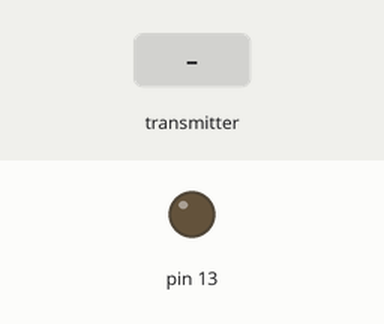
Bench run of a sketch on a simulated Arduino Uno, built with avr-gcc and run on an emulated ATmega328P. On the bench: output pins drawn as LEDs (lit = HIGH). The test bench sets the inputs (shaded band). No radio packets arrive unless stated; what the sketch prints to the serial monitor is not drawn.

Above: at 1.2 s.
1.3 s: the transmitter starts sending data.0 = 0
Timing chart, 0 to 4.3 s (numbered marks = the images above; inputs shaded):
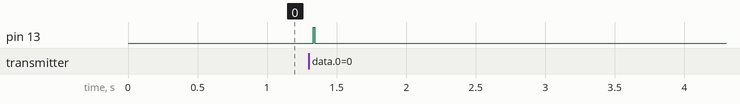

Measured:
- after the input at 1.3 s, pin 13: LOW → HIGH at once, → LOW 0.01 s later

The sketch:

Receiver.ino
```cpp
#include <Wire.h>
#include <SPI.h>
#include <nRF24L01.h>
#include <RF24.h>

RF24 radio(7, 8); // CE, CSN
const byte addresses[][6] = {"00001", "00002"};

unsigned long hundredMilliTimer = 0;
unsigned long timeoutTimer = 0;

void setup()
{
  Serial.begin(9600);
  Serial.println("Listening...");
  Wire.begin(5); // join i2c bus
  pinMode(13, OUTPUT);

  radio.begin();
  radio.openWritingPipe(addresses[0]); // 00002
  radio.openReadingPipe(1, addresses[1]); // 00001
  radio.setPALevel(RF24_PA_HIGH);
  radio.startListening();

  hundredMilliTimer = millis();
  timeoutTimer = millis();
}

char data[4] = {0,0,0,0};

void loop()
{

  	// every 100 ms
  if (millis() >= hundredMilliTimer)
  {
  	  hundredMilliTimer += 100;

	  Serial.println("Listening...");
	  if ( radio.available()) {

	  	  	digitalWrite(13, HIGH);

	  	Serial.println("Got packet");
	      radio.read(data, 4);

			digitalWrite(13, LOW);

		timeoutTimer = millis();

		 Wire.write(data, 4);
	  }
  }


  if (millis() - timeoutTimer > 1000)
  {
  	Serial.println("Didn't get anything for more than 1 seconds.");
	data[0] = 0;
	data[1] = 0;
	data[2] = 0;
	data[3] = 0;
  }
}
```
